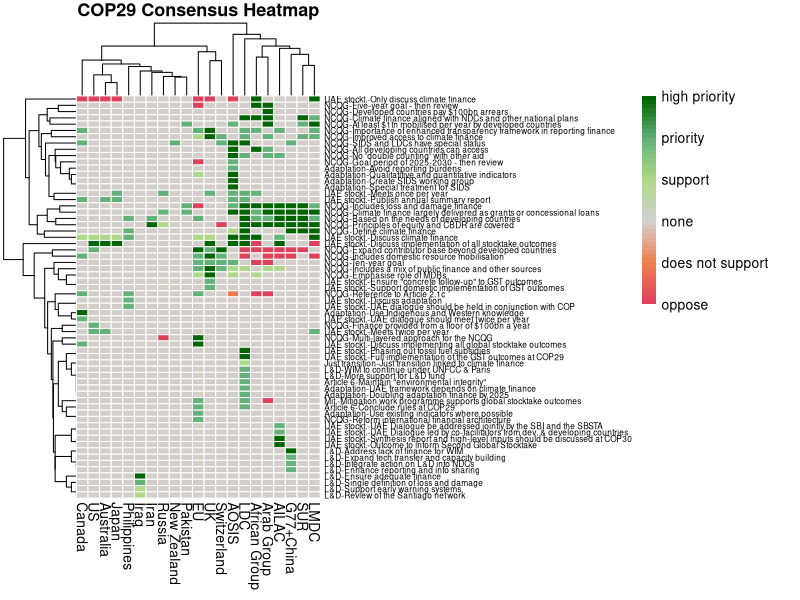

Generate this figure with R:
## ---- chunk 1

library(readr)
library(tidyverse)

# Read the CSV file, skipping the first row
data <- read_csv("241113_table_data.csv", col_names = FALSE)

# Manually set the column names
colnames(data) <- c("bloc_country", "topic", "issue", "position")

# remove duplicates
data <- data %>% distinct() 

# Inspect the data to confirm the structure
glimpse(data)

## ---- chunk 2

# Define the allowed values for the 'position' column in lowercase
allowed_positions <- c("does not support", "support", "priority", "high priority", "oppose")

# Transform data, combining positions for each bloc
transformed_data <- data %>%
  mutate(
    # Standardize 'position' to lowercase and trim whitespace
    position = str_trim(tolower(position)),
    
    # Append unallowed values in 'position' to 'issue' column with separator
    issue = if_else(
      !(position %in% allowed_positions) & !is.na(position), 
      paste(issue, position, sep = " - "),  
      issue
    ),
    
    # Retain only allowed values in 'position'; others set to NA
    position = if_else(position %in% allowed_positions, position, NA_character_)
  ) %>%
  
  # Optionally convert 'position' back to title case if needed
  # mutate(position = str_to_title(position)) %>% 
  
  # Move content after comma in `issue` to `position`
  mutate(
    position = if_else(
      str_detect(issue, ","),
      str_trim(str_extract(issue, "(?<=,).*")),
      position
    ),
    issue = if_else(
      str_detect(issue, ","), 
      str_trim(str_extract(issue, "^[^,]+")), 
      issue
    ),
    position = tolower(position)
  ) %>%
  
  # Pivot data wider by 'bloc_country' for each position
  pivot_wider(names_from = bloc_country, values_from = position) %>%
  
  # Convert entries to character type and replace "NULL" with "none"
  mutate(across(3:23, ~ as.character(.))) %>%
  mutate(across(3:23, ~ ifelse(. == "NULL", "none", .))) %>%
  
  # Recode specific 'issue' names for clarity
  mutate(issue = recode(issue,
    "UAE Dialogue to be run by two co-facilitators - one from developed countries and the other from developing countries" = 
    "UAE Dialogue led by co-facilitators from dev. & developing countries"
  )) %>%
  
  # Shorten specific topic names and combine 'topic' and 'issue'
  mutate(
    topic = case_when(
      topic == "Loss and damage" ~ "L&D",
      topic == "Mitigation" ~ "Mit.",
      topic == "UAE stocktake dialogue" ~ "UAE stockt.",
      topic == "Finance (NCQG)" ~ "NCQG",
      TRUE ~ topic  
    ),
    issue = paste(topic, issue, sep = "-")
  )

# Map 'position' values to numerical values
position_values <- c("none" = 0, "does not support" = -1, "oppose" = -2, "support" = 1, "priority" = 2, "high priority" = 3)

# Transform positions to numeric format and ensure unique 'issue' names
numeric_data <- transformed_data %>%
  mutate(across(3:23, ~ recode(., !!!position_values, .default = NA_real_))) %>%
  group_by(issue) %>%
  mutate(issue = case_when(
    n() > 1 ~ paste0(issue, " (", row_number(), ")"),
    TRUE ~ issue
  )) %>%
  ungroup() %>%
  select(-topic) %>%
  as.data.frame()

# Set 'issue' as row names and remove the 'issue' column for matrix conversion
rownames(numeric_data) <- numeric_data$issue
numeric_data$issue <- NULL

# Convert data to matrix format and replace NA with 0 for heatmap
heatmap_matrix <- as.matrix(numeric_data)
heatmap_matrix[is.na(heatmap_matrix)] <- 0


## ---- chunk 3
#| fig-height: 10
#| fig-width: 10
#| dpi: 600

library(pheatmap)

# Plot the heatmap 

pheatmap(heatmap_matrix, 
         cluster_rows = TRUE, 
         cluster_cols = TRUE, 
         scale = "none",  
         border_color = "white",
         color = colorRampPalette(c("#de425b", "#ef8250", "lightgrey", "#aed987", "#63b179", "darkgreen"))(50), 
         main = "COP29 Consensus Heatmap",
         labels_row = rownames(heatmap_matrix),  # Use row names as labels
         legend_breaks = -2:3,
         legend_labels = c("oppose","does not support","none","support","priority","high priority"),
         height = 40,
         fontsize_row = 6)  

